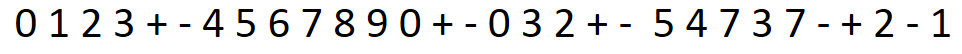
#> input picture code/images/NumberLearning.png, 962 x 54 px
$ python training.py   (Python 2 division)
#> lines starting #> are read from the running program, lines starting #| are printed output that depends on the picture; after the words box and inside, x2 and y2 are one past the last pixel; in counts of white or black regions, pixels touching at a corner belong together
############## Code from: http://stackoverflow.com/questions/9413216/simple-digit-recognition-ocr-in-opencv-python  #################
import sys

import numpy as np
import cv2

im = cv2.imread('images/NumberLearning.png')
#> im is the input picture: shape (54, 962, 3); mean B, G, R 231.7, 231.7, 231.8
im3 = im.copy()

gray = cv2.cvtColor(im,cv2.COLOR_BGR2GRAY)
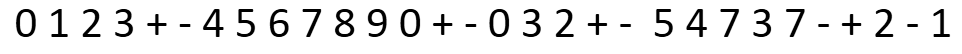
#> gray: shape (54, 962); min 0, max 255, mean 231.7
blur = cv2.GaussianBlur(gray,(5,5),0)
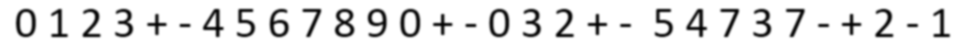
#> blur: shape (54, 962); min 3, max 255, mean 231.7
thresh = cv2.adaptiveThreshold(blur,255,1,1,11,2)
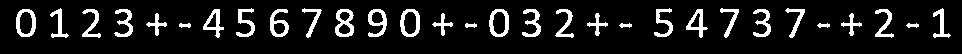
#> thresh: shape (54, 962); 10.5% white; 30 white regions

#################      Now finding Contours         ###################

contours,hierarchy = cv2.findContours(thresh,cv2.RETR_LIST,cv2.CHAIN_APPROX_SIMPLE)
#> contours = 39 contours; largest, box (x1, y1, x2, y2) and area: (16, 9, 36, 37) 445, (489, 9, 509, 37) 442, (400, 9, 420, 37) 442, (335, 9, 354, 37) 391, (368, 9, 387, 37) 309

samples =  np.empty((0,100))
responses = []
keys = [i for i in range(48,58)]

for cnt in contours:
    if cv2.contourArea(cnt)>50:
        [x,y,w,h] = cv2.boundingRect(cnt)

        if  h>28:
            cv2.rectangle(im,(x,y),(x+w,y+h),(0,0,255),2)
            roi = thresh[y:y+h,x:x+w]
            roismall = cv2.resize(roi,(10,10))
            cv2.imshow('norm',im)
            key = cv2.waitKey(0)

            if key == 27:  # (escape to quit)
                sys.exit()
#> (the program exits here)
